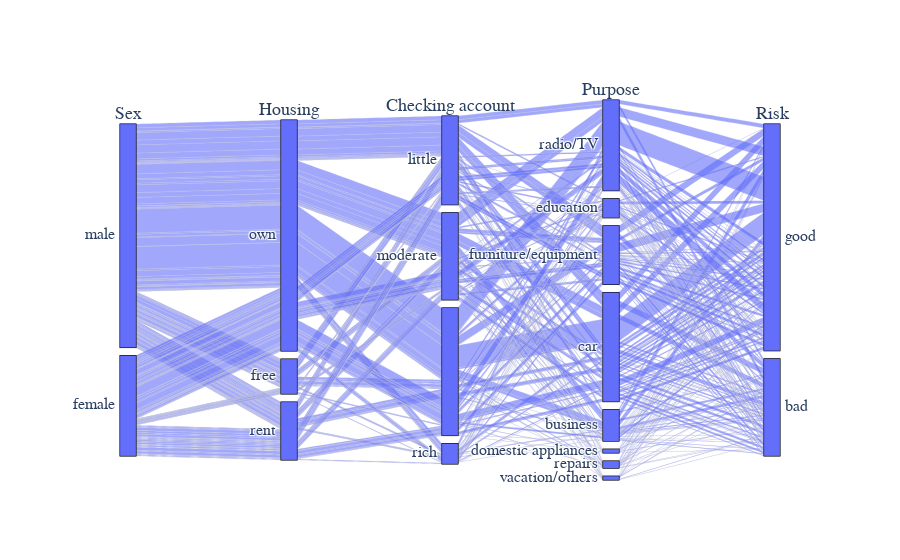

This figure's notebook cell:
### Code cell
import ipywidgets as widgets
# Create dimensions
gender_dim = go.parcats.Dimension(values=credit.Sex, label="Sex")
Housing_dim = go.parcats.Dimension(values=credit.Housing, label="Housing")
#Saving_accounts_dim = go.parcats.Dimension(values=credit['Saving accounts'], label="Saving accounts")
Checking_account_dim = go.parcats.Dimension(values=credit['Checking account'], label="Checking account")
Purpose_dim = go.parcats.Dimension(values=credit.Purpose, label="Purpose")
Risk_dim = go.parcats.Dimension(values=credit.Risk, label="Risk")
# Create parcats trace
color = np.zeros(len(credit), dtype='uint8')

fig = go.Figure(data = [go.Parcats(dimensions=[gender_dim, Housing_dim,Checking_account_dim,Purpose_dim,Risk_dim],
        hoveron='color', hoverinfo='count+probability',
        labelfont={'size': 18, 'family': 'Times'},
        tickfont={'size': 16, 'family': 'Times'},
        arrangement='freeform')])

fig.show()

### Figure 1 — Plotly figure (JSON) as saved in the notebook; plotly's stock layout.template omitted (floating-point values rounded to 4 significant figures; data arrays with more than 128 entries replaced by an {"elided": "..."} marker saying what was removed)
{"data": [{"arrangement": "freeform", "dimensions": [{"label": "Sex", "values": {"elided": "1000 str values"}}, {"label": "Housing", "values": {"elided": "1000 str values"}}, {"label": "Checking account", "values": {"elided": "1000 str values"}}, {"label": "Purpose", "values": {"elided": "1000 str values"}}, {"label": "Risk", "values": {"elided": "1000 str values"}}], "hoverinfo": "count+probability", "hoveron": "color", "labelfont": {"family": "Times", "size": 18}, "tickfont": {"family": "Times", "size": 16}, "type": "parcats"}], "layout": {}}
